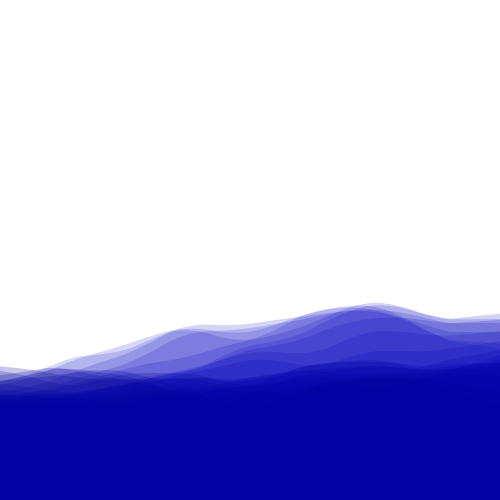
Frame 1 (no input)
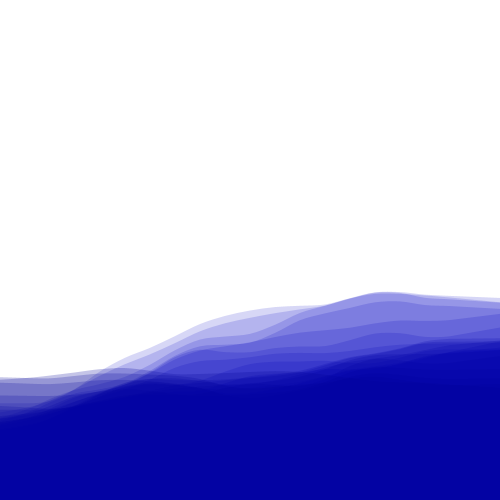
Frame 60 (the mouse pressed at the canvas centre just before this capture)
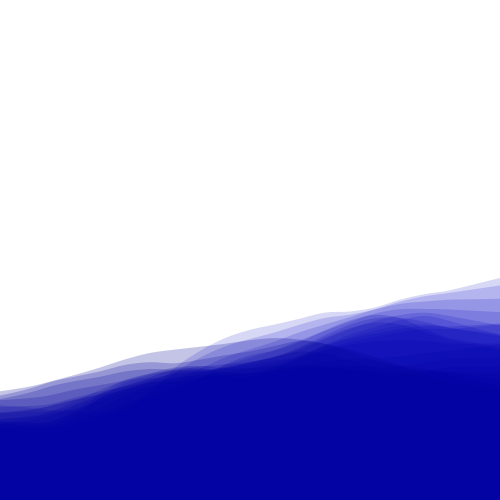
Frame 120 (the mouse held since frame 60 and released just before this capture)

The Processing sketch that drew these frames (run headless with seeded random() and noise(); from frame 60 on, the mouse is pressed at the canvas centre):

// Processing sketch: noise
// ── noise.pde
float a;
float b;
float bps;
float blue;
float alph;
int id = 5;
int tdbg = 0;
float max_wave_height;
float xx;
float yy;
float zz;

void setup() {
  size(500, 500);
  //frameRate(60);
  
  a = 0.05;
  b = 0;
  bps = 0.26;
  max_wave_height = (height * 0.6);
}

void debugText(String str) {
  tdbg += 1;
  text(str, 15, (15 * tdbg));
}

void draw() {
  tdbg = 0;
  
  background(255);
  //background(0, 191, 255);
  //background(135, 206, 250);
  //background(70, 130, 180);
  //background(135, 206, 250);
  //background(20, 20, 20);
  
  //debugText("fps = "+ Float.toString(frameRate));//debugText("fps = "+ Integer.toString(round(frameRate)));
  //debugText("bps = "+ Float.toString(bps));
  //debugText("a = "+ Float.toString(a));
  //debugText("num a = "+ Integer.toString(floor(1 / a)));
  //debugText("b = "+ Float.toString(b));
  //debugText("alph = "+ Float.toString(alph));
  
  zz = 0;
  
  for(float z = 1; z >= 0; z -= a) {
    alph = map(z, 0, 1, 60, 40);
    blue = map(z, 0, 1, 150, 200);
    fill(0, 0, blue, alph);
    noStroke();
    
    beginShape();
    //stroke(0, 0, blue, alph);
    
    vertex(0, height);
    
    xx = 0;
    yy = map(noise(0, zz + b, zz), 0, 1, (height - max_wave_height), height);
    
    vertex(xx, yy);
    
    for(float i = 0; i <= 1; i += a) {
      xx = (width * i);
      yy = map(noise(i, zz + b, zz), 0, 1, (height - max_wave_height), height);
      
      curveVertex(xx, yy);
    }
    
    xx = width;
    yy = map(noise(1, zz + b, zz), 0, 1, (height - max_wave_height), height);
    vertex(xx, yy);
    
    vertex(width, height);
    
    endShape();
    
    zz += a;
  }
  
  //b += ((frameRate / 60) * bps);
  b += ((frameRate / 60) / 60) * bps;
  //b += (a / frameRate);
  
  if(frameCount == 50) { save("preview.png"); }
}

void mouseWheel(MouseEvent event) {
  float e = event.getCount();
  
  if(e > 0) {
    bps = max(0.01, (bps - 0.01));
  } else if(e < 0) {
    bps += 0.01;
  }
}
